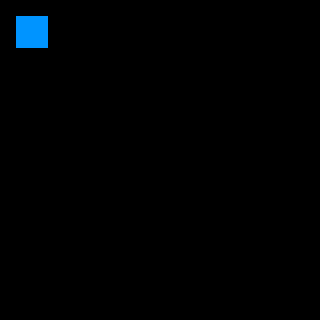

The image is a tile-based game level rendered from a .tmx file. Its description and complete source (layers, tilesets, objects, tile grids) follow:
An orthogonal 20x20 tile map with 16x16 px tiles, 2 tile layers (regions, input_set), 1 hidden layer not drawn.

<map version="1.0" orientation="orthogonal" renderorder="right-down" width="20" height="20" tilewidth="16" tileheight="16" nextobjectid="2">
 <properties>
  <property name="NoOverlappingRules" value="true" />
 </properties>
 <tileset firstgid="1" name="ruleset" tilewidth="16" tileheight="16" tilecount="60" columns="10">
  <image source="../tilesets/ruleset.png" width="160" height="96" />
 </tileset>
 <layer name="regions" width="20" height="20">
  <data encoding="csv">
0,0,0,0,0,0,0,0,0,0,0,0,0,0,0,0,0,0,0,0,
0,1,1,0,0,0,0,0,0,0,0,0,0,0,0,0,0,0,0,0,
0,1,1,0,0,0,0,0,0,0,0,0,0,0,0,0,0,0,0,0,
0,0,0,0,0,0,0,0,0,0,0,0,0,0,0,0,0,0,0,0,
0,0,0,0,0,0,0,0,0,0,0,0,0,0,0,0,0,0,0,0,
0,0,0,0,0,0,0,0,0,0,0,0,0,0,0,0,0,0,0,0,
0,0,0,0,0,0,0,0,0,0,0,0,0,0,0,0,0,0,0,0,
0,0,0,0,0,0,0,0,0,0,0,0,0,0,0,0,0,0,0,0,
0,0,0,0,0,0,0,0,0,0,0,0,0,0,0,0,0,0,0,0,
0,0,0,0,0,0,0,0,0,0,0,0,0,0,0,0,0,0,0,0,
0,0,0,0,0,0,0,0,0,0,0,0,0,0,0,0,0,0,0,0,
0,0,0,0,0,0,0,0,0,0,0,0,0,0,0,0,0,0,0,0,
0,0,0,0,0,0,0,0,0,0,0,0,0,0,0,0,0,0,0,0,
0,0,0,0,0,0,0,0,0,0,0,0,0,0,0,0,0,0,0,0,
0,0,0,0,0,0,0,0,0,0,0,0,0,0,0,0,0,0,0,0,
0,0,0,0,0,0,0,0,0,0,0,0,0,0,0,0,0,0,0,0,
0,0,0,0,0,0,0,0,0,0,0,0,0,0,0,0,0,0,0,0,
0,0,0,0,0,0,0,0,0,0,0,0,0,0,0,0,0,0,0,0,
0,0,0,0,0,0,0,0,0,0,0,0,0,0,0,0,0,0,0,0,
0,0,0,0,0,0,0,0,0,0,0,0,0,0,0,0,0,0,0,0
</data>
 </layer>
 <layer name="input_set" width="20" height="20">
  <data encoding="csv">
0,0,0,0,0,0,0,0,0,0,0,0,0,0,0,0,0,0,0,0,
0,33,33,0,0,0,0,0,0,0,0,0,0,0,0,0,0,0,0,0,
0,33,33,0,0,0,0,0,0,0,0,0,0,0,0,0,0,0,0,0,
0,0,0,0,0,0,0,0,0,0,0,0,0,0,0,0,0,0,0,0,
0,0,0,0,0,0,0,0,0,0,0,0,0,0,0,0,0,0,0,0,
0,0,0,0,0,0,0,0,0,0,0,0,0,0,0,0,0,0,0,0,
0,0,0,0,0,0,0,0,0,0,0,0,0,0,0,0,0,0,0,0,
0,0,0,0,0,0,0,0,0,0,0,0,0,0,0,0,0,0,0,0,
0,0,0,0,0,0,0,0,0,0,0,0,0,0,0,0,0,0,0,0,
0,0,0,0,0,0,0,0,0,0,0,0,0,0,0,0,0,0,0,0,
0,0,0,0,0,0,0,0,0,0,0,0,0,0,0,0,0,0,0,0,
0,0,0,0,0,0,0,0,0,0,0,0,0,0,0,0,0,0,0,0,
0,0,0,0,0,0,0,0,0,0,0,0,0,0,0,0,0,0,0,0,
0,0,0,0,0,0,0,0,0,0,0,0,0,0,0,0,0,0,0,0,
0,0,0,0,0,0,0,0,0,0,0,0,0,0,0,0,0,0,0,0,
0,0,0,0,0,0,0,0,0,0,0,0,0,0,0,0,0,0,0,0,
0,0,0,0,0,0,0,0,0,0,0,0,0,0,0,0,0,0,0,0,
0,0,0,0,0,0,0,0,0,0,0,0,0,0,0,0,0,0,0,0,
0,0,0,0,0,0,0,0,0,0,0,0,0,0,0,0,0,0,0,0,
0,0,0,0,0,0,0,0,0,0,0,0,0,0,0,0,0,0,0,0
</data>
 </layer>
 <layer name="output_set" width="20" height="20" visible="0">
  <data encoding="csv">
0,0,0,0,0,0,0,0,0,0,0,0,0,0,0,0,0,0,0,0,
0,3,3,0,0,0,0,0,0,0,0,0,0,0,0,0,0,0,0,0,
0,3,3,0,0,0,0,0,0,0,0,0,0,0,0,0,0,0,0,0,
0,0,0,0,0,0,0,0,0,0,0,0,0,0,0,0,0,0,0,0,
0,0,0,0,0,0,0,0,0,0,0,0,0,0,0,0,0,0,0,0,
0,0,0,0,0,0,0,0,0,0,0,0,0,0,0,0,0,0,0,0,
0,0,0,0,0,0,0,0,0,0,0,0,0,0,0,0,0,0,0,0,
0,0,0,0,0,0,0,0,0,0,0,0,0,0,0,0,0,0,0,0,
0,0,0,0,0,0,0,0,0,0,0,0,0,0,0,0,0,0,0,0,
0,0,0,0,0,0,0,0,0,0,0,0,0,0,0,0,0,0,0,0,
0,0,0,0,0,0,0,0,0,0,0,0,0,0,0,0,0,0,0,0,
0,0,0,0,0,0,0,0,0,0,0,0,0,0,0,0,0,0,0,0,
0,0,0,0,0,0,0,0,0,0,0,0,0,0,0,0,0,0,0,0,
0,0,0,0,0,0,0,0,0,0,0,0,0,0,0,0,0,0,0,0,
0,0,0,0,0,0,0,0,0,0,0,0,0,0,0,0,0,0,0,0,
0,0,0,0,0,0,0,0,0,0,0,0,0,0,0,0,0,0,0,0,
0,0,0,0,0,0,0,0,0,0,0,0,0,0,0,0,0,0,0,0,
0,0,0,0,0,0,0,0,0,0,0,0,0,0,0,0,0,0,0,0,
0,0,0,0,0,0,0,0,0,0,0,0,0,0,0,0,0,0,0,0,
0,0,0,0,0,0,0,0,0,0,0,0,0,0,0,0,0,0,0,0
</data>
 </layer>
</map>
